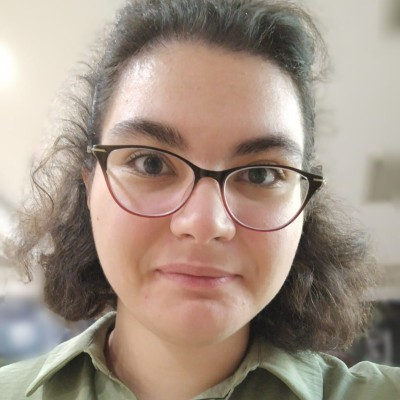
#> input picture 1702829106037.jpg, 400 x 400 px
$ python 'edge detection.py'
#> lines starting #> are read from the running program, lines starting #| are printed output that depends on the picture; after the words box and inside, x2 and y2 are one past the last pixel; in counts of white or black regions, pixels touching at a corner belong together
import cv2 as cv
import numpy as np

img = cv.imread("1702829106037.jpg")
#> img is the input picture: shape (400, 400, 3); mean B, G, R 134.2, 147.6, 163.8
cv.imshow("orig", img)

grayscale = cv.cvtColor(img,cv.COLOR_BGR2GRAY)
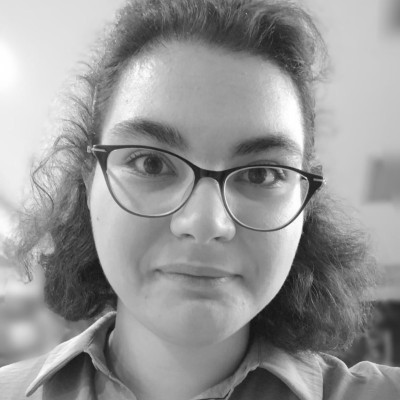
#> grayscale: shape (400, 400); min 16, max 255, mean 150.9

lap = cv.Laplacian(grayscale,cv.CV_64F)
lap = np.uint8(np.absolute(lap))
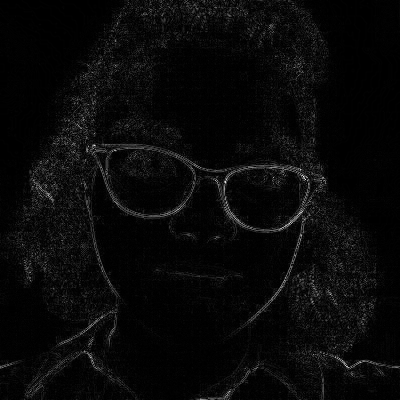
#> lap: shape (400, 400); min 0, max 251, mean 9
cv.imshow("laplacian", lap)

sobelX = cv.Sobel(grayscale,cv.CV_64F,1,0)
cv.imshow("sobelX", sobelX)
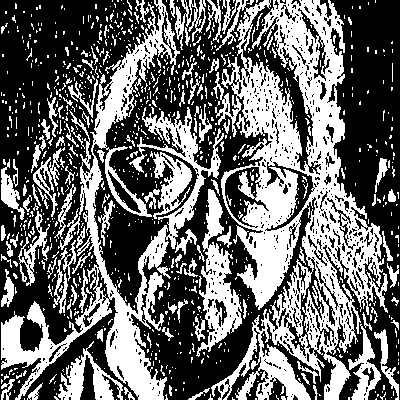
#> window 'sobelX': shape (400, 400); 41.4% white; 946 white regions (820 under 20 px), largest, box (x1, y1, x2, y2) and area: (211, 0, 388, 400) 29736, (1, 0, 224, 400) 15721, (196, 189, 242, 357) 2911

sobelY = cv.Sobel(grayscale,cv.CV_64F,0,1)
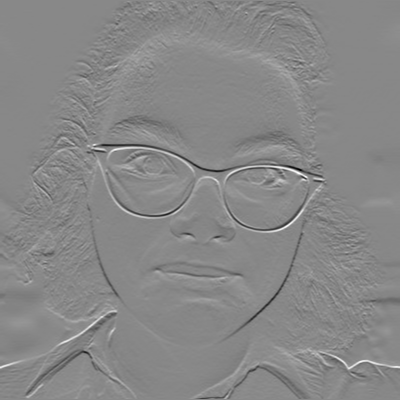
#> sobelY: shape (400, 400) float64; min -648, max 566, mean -1.1; drawn with min black and max white
cv.imshow("sobelY", sobelY)
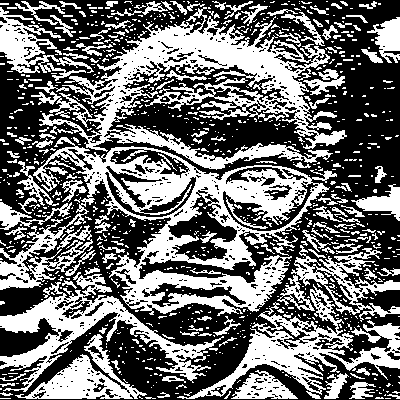
#> window 'sobelY': shape (400, 400); 43.6% white; 947 white regions (797 under 20 px), largest, box (x1, y1, x2, y2) and area: (0, 137, 337, 316) 18497, (31, 7, 347, 170) 15441, (0, 272, 224, 392) 6039

combined_sobel = cv.bitwise_or(sobelX,sobelY)
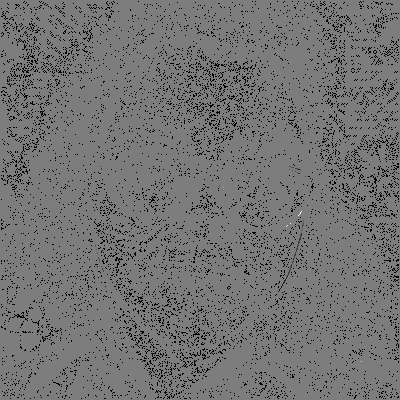
#> combined_sobel: shape (400, 400) float64; 7.92% of the values are NaN or infinite; the others: min -110080, max 114048, mean -94.72; drawn with min black, max white, NaN and infinite black
cv.imshow("sobel combined", combined_sobel)
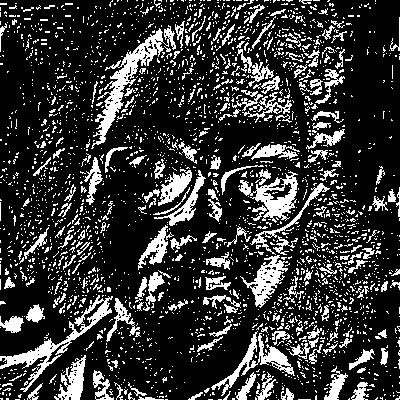
#> window 'sobel combined': shape (400, 400); 20.9% white; 2638 white regions (2420 under 20 px), largest, box (x1, y1, x2, y2) and area: (91, 25, 176, 149) 1908, (0, 295, 113, 392) 1530, (239, 171, 298, 223) 1215

cv.waitKey(0)
cv.destroyAllWindows()
